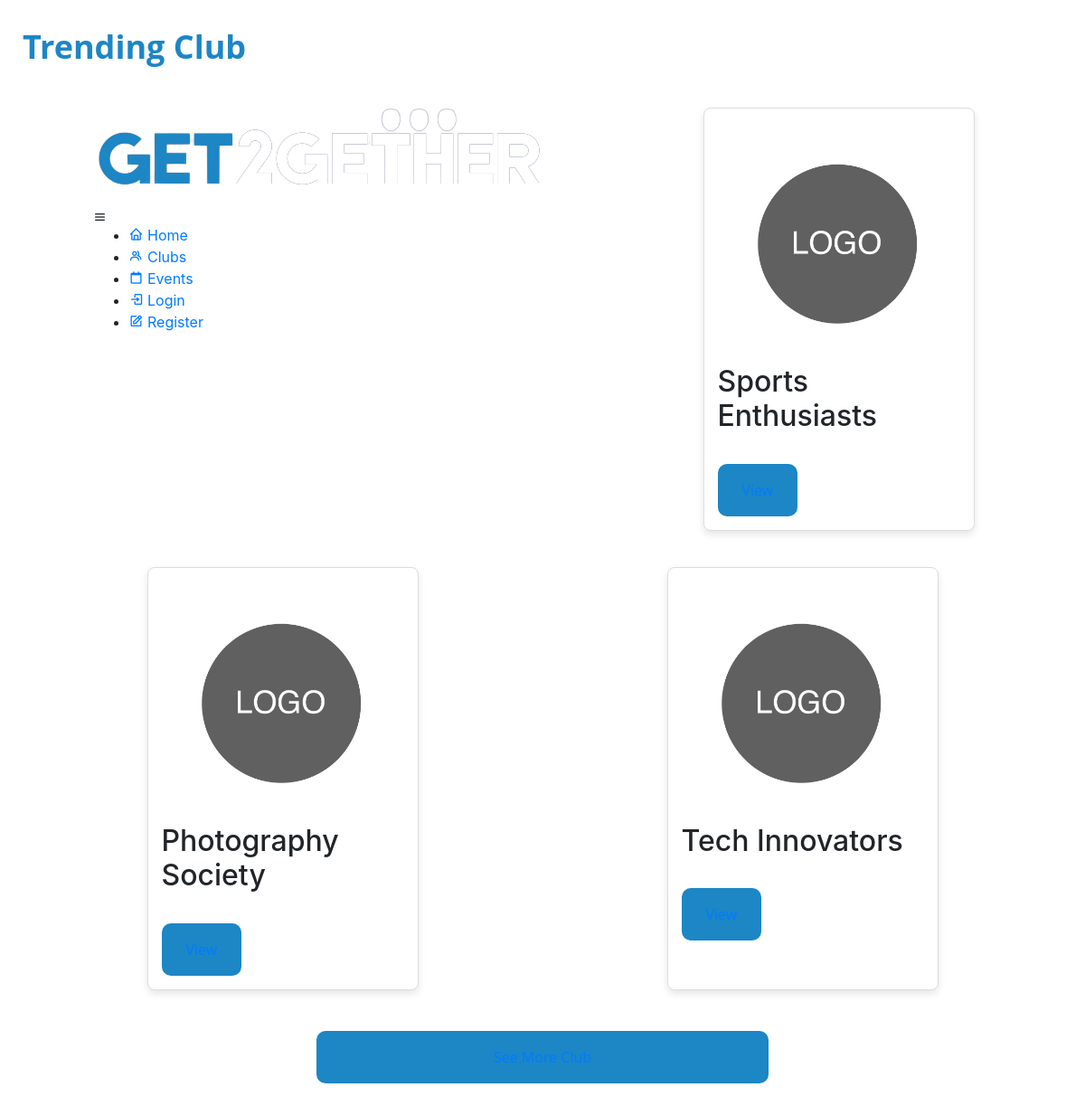
The page /Part/club_section.php on the database its author committed.
### tables this page shows
CREATE TABLE `clubs` (
  `id` int(11) NOT NULL,
  `club_name` varchar(255) NOT NULL,
  `description` text NOT NULL,
  `subscriber_count` int(11) NOT NULL DEFAULT 0,
  `profile_image` varchar(255) DEFAULT NULL,
  `contact_email` varchar(100) NOT NULL,
  `instagram_link` varchar(255) DEFAULT NULL,
  `facebook_link` varchar(255) DEFAULT NULL
);

### Part/club_section.php (the view, shortened to what this page needs)
<div class ="section-container">
            <p class ="title">Trending Club</p>
                <div class="event-container">
                    <?php
                    require_once('Part/db_controller.php');
                    require_once('Part/navbar.php');
                    $sql = "SELECT * FROM clubs ORDER BY RAND() LIMIT 3";
                    $result = $conn->query($sql);
                    if ($result->num_rows > 0) {
                        while ($row = $result->fetch_assoc()) {
                            echo '<div class="event-card">';
                            echo '<img src="' . htmlspecialchars($row["profile_image"]) . '" alt="Club Image">';
                            echo '<h2>' . $row["club_name"] . '</h2>';
                            echo '<button class="btn"><a href="club_single.php?id=' . $row["id"] . '">View</a></button>';
                            echo '</div>';
                        }
                    } else {
                        echo "0 results";
                    }
                    ?>
                </div>
                <button class ="btn"><a href="clubs.php">See More Club</a></button>
</div>

### Part/club_section.php (style rules this page uses)
.section-container { display:flex; flex-direction:column; margin:25px; }
.section-container .title { color: #1D86C5; font-size: 36px; font-family: 'Open Sans', sans-serif; font-weight: 700; margin-bottom: 20px; }
.event-container { display:flex; flex-wrap: wrap; justify-content: space-around; }
.event-card { width: 300px; margin: 20px; padding: 15px; border: 1px solid #ddd; border-radius: 8px; box-shadow: 0 4px 8px rgba(0, 0, 0, 0.1); float: left; background-color: white; }
.event-card img { max-width: 100%; height: auto; border-radius: 6px; }
.event-card .btn { border-radius:10px; width: auto; margin:auto; margin-top:25px; background-color:#1D86C5; font-family: 'Open Sans', sans-serif; font-size: 16px; font-weight: 400; color: #fff; border: 2px solid #1D86C5;; }
.btn { padding: 15px 25px 15px 25px; border-radius: 10px; width: 500px; margin: auto; margin-top: 25px; background-color: #1D86C5; font-family: 'Open Sans', sans-serif; font-size: 16px; font-weight: 400; color: #fff; border: 2px solid #1D86C5; }

### rows shown on the page
clubs: profile_image (placeholder picture), club_name "Sports Enthusiasts"
clubs: profile_image (placeholder picture), club_name "Photography Society"
clubs: profile_image (placeholder picture), club_name "Tech Innovators"
